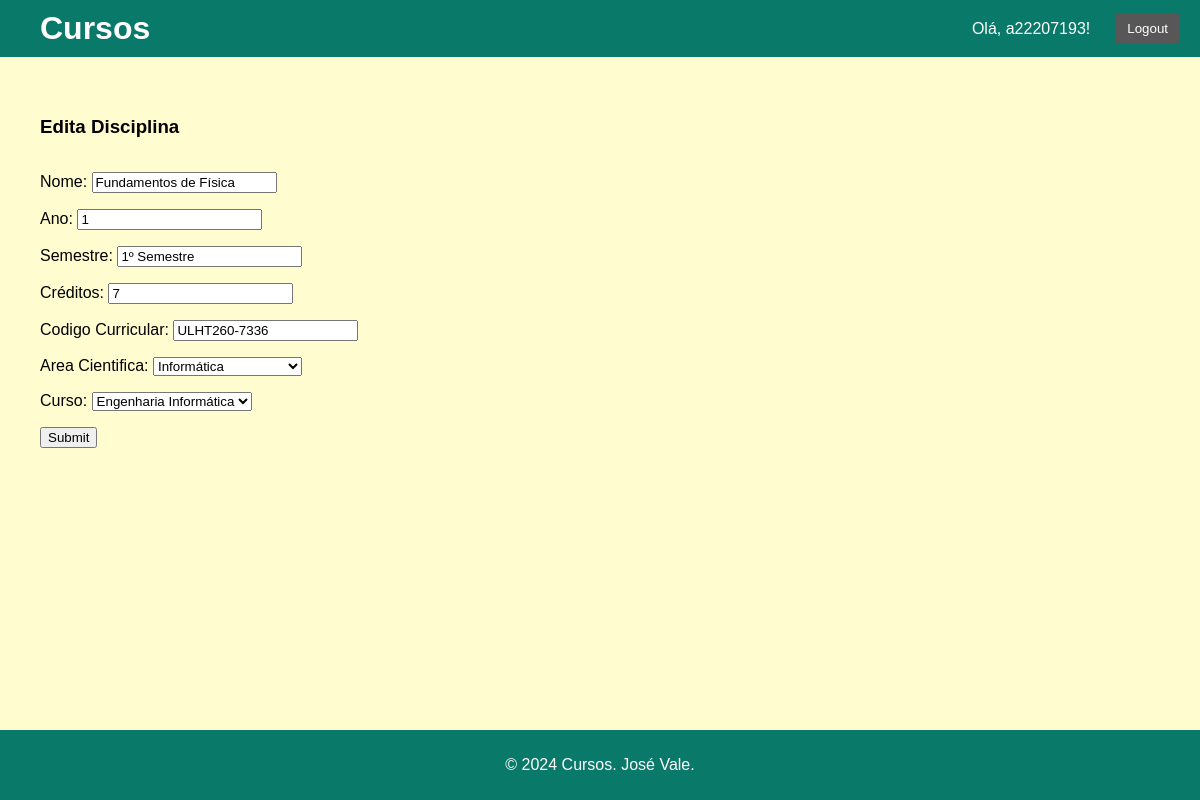
Page /cursos/edita_disciplina/1/ (signed in) on the committed database.
### cursos/models.py (models this page shows, shortened)
class Disciplina(models.Model):
    nome = models.CharField(max_length=100)
    ano = models.IntegerField()
    semestre = models.CharField(max_length=20)
    ects = models.IntegerField()
    curricularIUnitCode = models.CharField(max_length=100)
    areaCientifica = models.ForeignKey(AreaCientifica, on_delete=models.CASCADE)
    curso = models.ForeignKey(Curso, on_delete=models.CASCADE)

class AreaCientifica(models.Model):
    nome = models.CharField(max_length=100)
    def __str__(self):
        return self.nome

class Curso(models.Model):
    nome = models.CharField(max_length=100)
    apresentacao = models.TextField()
    objetivos = models.TextField()
    competencias = models.TextField()
    disciplinas = disciplinas = models.ManyToManyField('Disciplina', related_name='cursos')
    def __str__(self):
        return self.nome

### cursos/views.py (the view)
# urls.py: path('edita_disciplina/<int:disciplina_id>/', views.edita_disciplina_view, name="edita_disciplina_url"),
@group_required('Editor de Cursos', 'Admin')
def edita_disciplina_view(request, disciplina_id):
    disciplina = Disciplina.objects.get(pk=disciplina_id)
    curso = disciplina.curso
    if request.method == 'POST':
        form = disciplinaForm(request.POST, request.FILES, instance=disciplina)
        if form.is_valid():
            form.save()
            return redirect('cursos:disciplina_url', disciplina.id)
    else:
        form = disciplinaForm(instance=disciplina)
    context = {'form': form, 'disciplina': disciplina, 'curso': curso}
    return render(request, 'cursos/edita_disciplina.html', context)

### cursos/forms.py
class disciplinaForm(forms.ModelForm):
  class Meta:
    model = Disciplina
    fields = '__all__'
    widgets = {
      'nome': forms.TextInput(attrs={
          'placeholder':'Nome da disciplina',
      })
    }
    labels = {
      'nome': 'Nome',
      'ano': 'Ano',
      'semestre': 'Semestre',
      'ects': 'Créditos',
      'curricularIUnitCode': 'Codigo Curricular',
      'areaCientifica': 'Area Cientifica',
      'curso': 'Curso',
    }
    help_texts = {
        }

### cursos/views.py (called while the page is built)
def group_required(*group_names):
    def in_groups(user):
        if user.is_authenticated:
            if bool(user.groups.filter(name__in=group_names)) | user.is_superuser:
                return True
        raise PermissionDenied
    return user_passes_test(in_groups)

### cursos/templates/cursos/edita_disciplina.html (shortened to what this page needs)
{% extends 'cursos/layout.html' %}
{% block content %}
    <h3>Edita Disciplina</h3>
    <form action="{% url 'cursos:edita_disciplina_url' disciplina.id %}" method="post" enctype='multipart/form-data'>
      {{ form.as_p }}
      <input type="submit">
    </form>
{% endblock %}

### cursos/templates/cursos/layout.html (shortened to what this page needs)
<html lang="pt">
<head>
    {% load static %}
    <link rel="stylesheet" href="{% static 'cursos/styles.css' %}">
</head>
<body>
    <header>
        <h1 id="user-links"><a href="{% url 'cursos:homecursos_url' %}">Cursos</a></h1>
        <div id="user-links">
            {% if user.is_authenticated %}
                <span>Olá, {{ user.username }}!</span>
                <a href="{% url 'cursos:logout' %}"><button>Logout</button></a>
            {% else %}
                <a href="{% url 'cursos:login' %}"><button>Login</button></a>
                <a href="{% url 'cursos:registo' %}"><button>Register</button></a>
            {% endif %}
        </div>
    </header>
    <main>
        {% block content %}
        {% endblock %}
    </main>
    <footer>
            <p>© 2024 Cursos. José Vale.</p>
    </footer>
</body>
</html>

### cursos/static/cursos/styles.css (style rules this page uses)
body { margin: 0; font-family: 'Montserrat', sans-serif; background-color: #fffdd0; display: flex; flex-direction: column; min-height: 100vh; }
header { background-color: #097969; color: white; padding: 10px 20px; display: flex; justify-content: space-between; align-items: center; }
header h1 { margin: 0; }
header h1 a { text-decoration: none; color: white; }
#user-links { display: flex; align-items: center; }
#user-links span { margin-right: 15px; }
#user-links button { background-color: #575757; color: white; border: none; padding: 8px 12px; border-radius: 4px; cursor: pointer; margin-left: 10px; }
main { flex: 1; display: flex; flex-direction: column; padding: 20px; }
footer { background-color: #097969; color: white; text-align: center; padding: 10px 20px; }
@media (min-width: 600px) { main { padding: 40px; } }
@media (min-width: 600px) { header h1 { margin-left: 20px; } }
@media (min-width: 768px) { header { justify-content: space-between; } }

### rows in the picture
Disciplina: nome "Fundamentos de Física", ano "1", semestre "1º Semestre", ects "7", curricularIUnitCode "ULHT260-7336", areaCientifica "Informática", curso "Engenharia Informática"

### other values in the picture
{{ user.username }} "a22207193"
